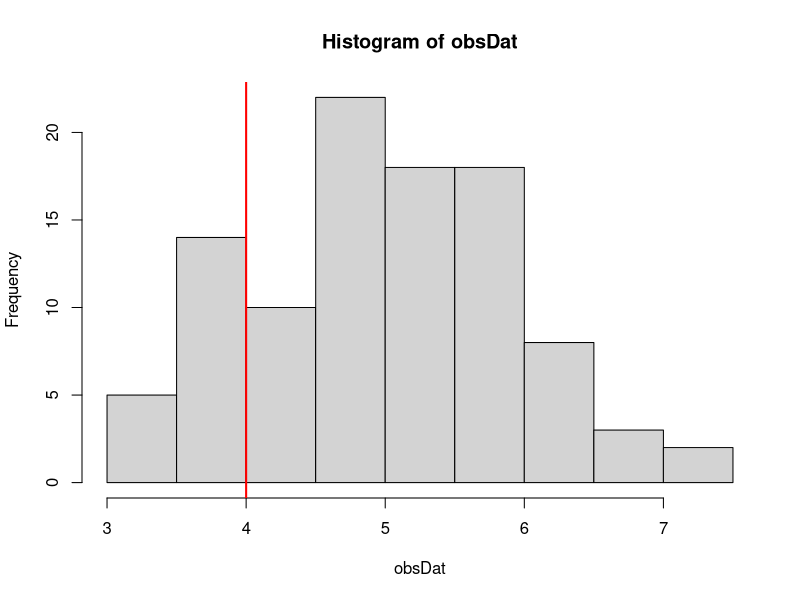
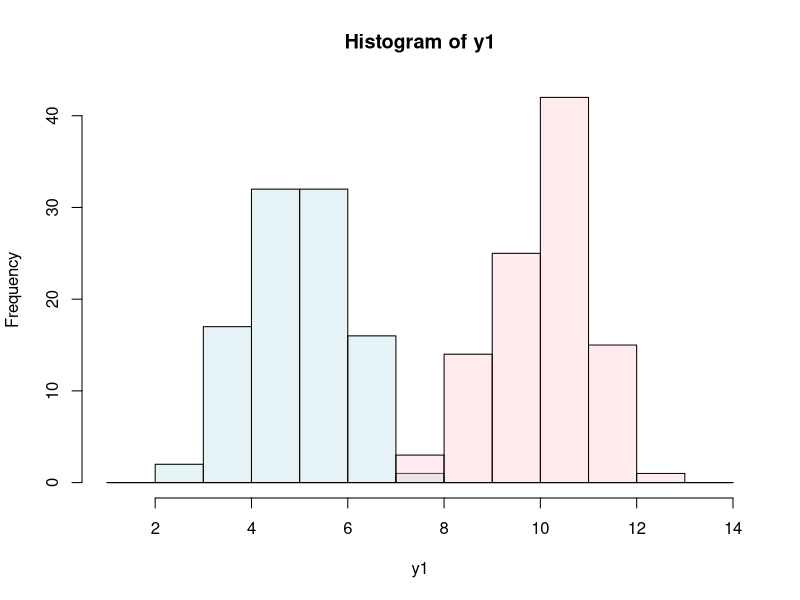

These figures' R source, in order:
## ---- chunk 1
oneSampleMean <- function(n, mean0, mean1, sd) {
  obsDat <- rnorm(n, mean0, sd)
  
  hist(obsDat)
  abline(v = mean1, col = 'red', lwd = 2)
}

oneSampleMean(100, 5, 4, 1)

## ---- chunk 2
twoSampleMean <- function(n1, n2, mean1, mean2, sd1, sd2, plot = F) {
  y1 <- rnorm(n1, mean1, sd1)
  y2 <- rnorm(n2, mean2, sd2)
  
  if (plot == TRUE) {
    minVal <- min(c(y1, y2)) - 1
    maxVal <- max(c(y1, y2)) + 1
    
    ax <- pretty(minVal:maxVal, n = 12)
    
    hgA <- hist(y1, breaks = ax, plot = FALSE) # Save first histogram data
    hgB <- hist(y2, breaks = ax, plot = FALSE) # Save 2nd histogram data
    
    c1 <- rgb(173,216,230,max = 255, alpha = 80, names = "lt.blue")
    c2 <- rgb(255,192,203, max = 255, alpha = 80, names = "lt.pink")
    
    ylimits <- c(0, max(c(hgA$counts, hgB$counts)))
    
    plot(hgA, col = c1, ylim = ylimits)
    # Plot 1st histogram using a transparent color
    plot(hgB, col = c2, add = TRUE)
    # Add 2nd histogram using different color
  }
  
  c(mean(y1), mean(y2), sd(y1), sd(y2), n1, n2)
  
}

twoSampleMean(100, 100, 5, 10, 1, 1, plot = T)

repVals <- replicate(10000, twoSampleMean(100, 100, 5, 10, 1, 1))




